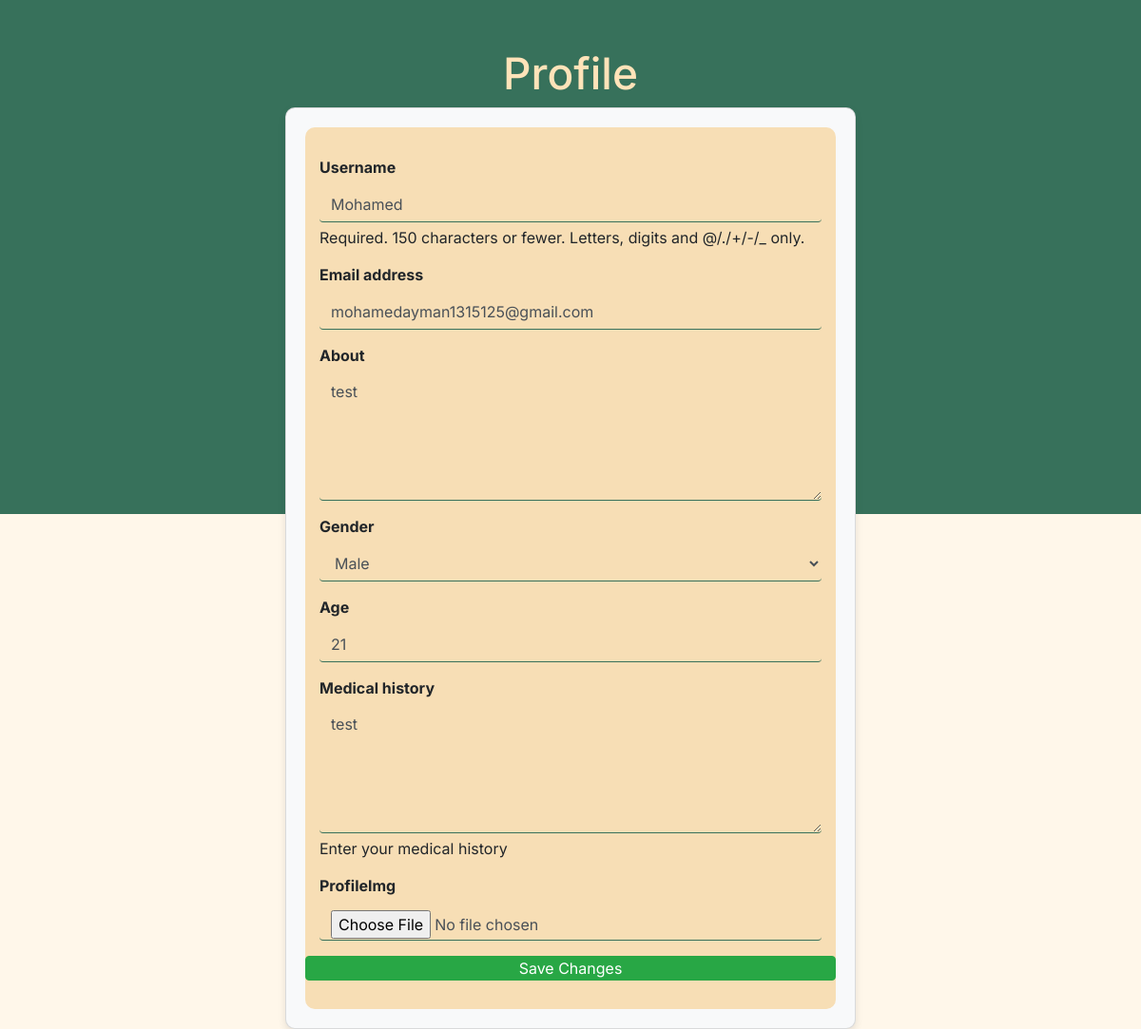
Page /accounts/edit-profile/ (signed in) on the earlier database version.
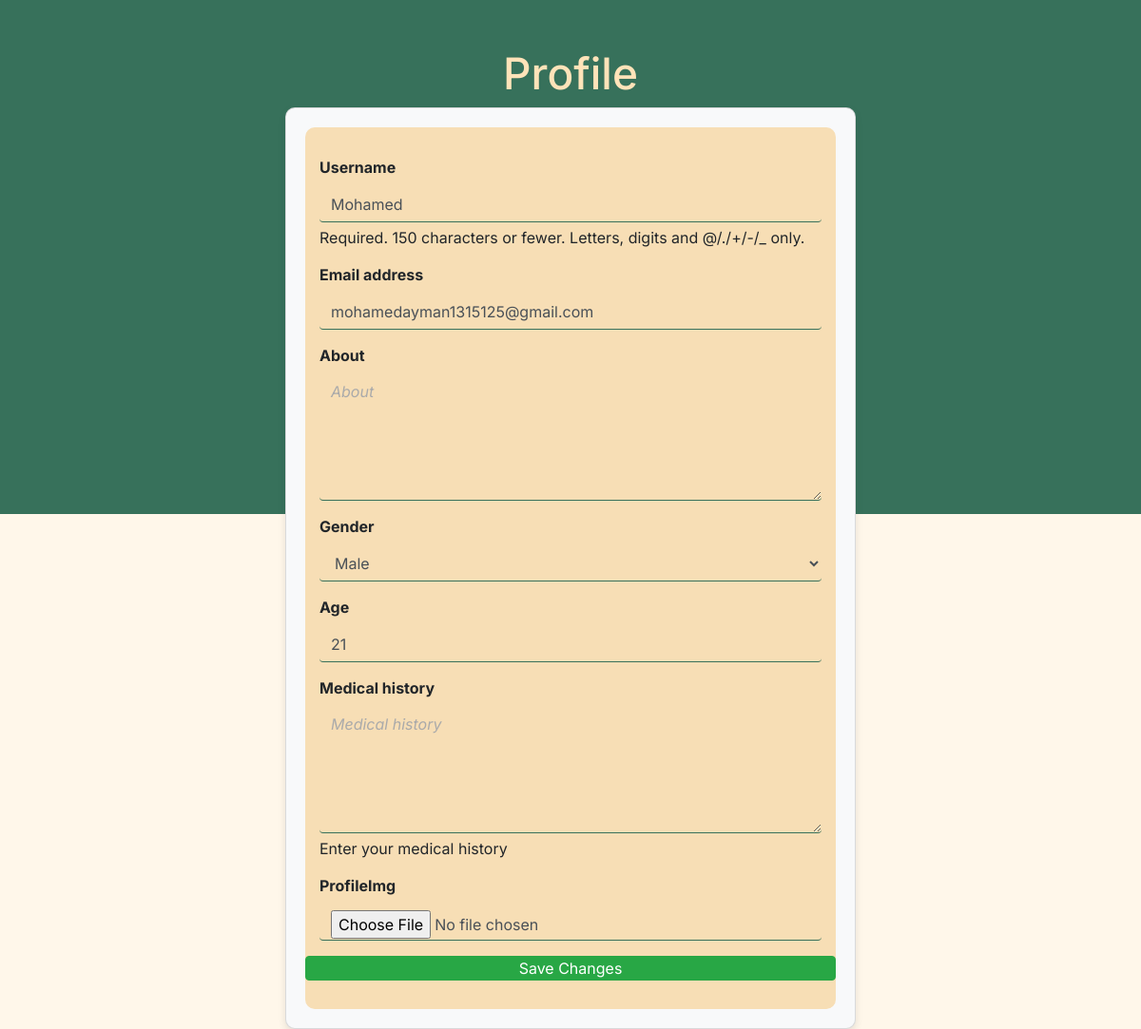
Same page on the later database version.
### accounts/models.py (models this page shows, shortened)
class Profile(models.Model):
    user = models.ForeignKey(User, on_delete=models.CASCADE, related_name='profile', db_index=True)
    about = models.TextField(null=True, blank=True, help_text='About User  will appear in  all products that published')
    gender_kind = {
        ('male', 'Male'),
        ('female', 'Female'),
        }
    gender = models.CharField(max_length=6, choices=gender_kind)
    medical_history = models.TextField(null=True, blank=True, help_text='Enter your medical history')
    age = models.CharField(max_length=30, null=True, blank=True)
    ProfileImg = models.ImageField(upload_to=GetImageUploadTo, null=True, blank=True)

### accounts/views.py (the view, shortened to what this page needs)
# urls.py: path('edit-profile/', ProfileUpdateView.as_view(), name='edit-profile')
class ProfileUpdateView(UpdateView):
    template_name = "registration/edit_profile.html"
    form_class = ProfileForm
    success_url = '../profile/'
    def get_object(self):
        obj = Profile.objects.get(user=self.request.user)
        return obj
    def get_context_data(self, **kwargs):
        context = super().get_context_data(**kwargs)
        context['user_form'] = UserForm(instance=self.request.user)  # بيانات المستخدم المحدّثة
        context['profile_form'] = self.form_class(instance=self.get_object())  # بيانات الملف الشخصي المحدّثة
        return context

### accounts/forms.py
class ProfileForm(forms.ModelForm):
    class Meta:
        model = Profile
        fields = ['about', 'gender', 'age', 'medical_history','ProfileImg']

class UserForm(forms.ModelForm):
    class Meta:
        model = User
        fields = ['username', 'email']

### accounts/templates/registration/edit_profile.html (shortened to what this page needs)
{% load django_bootstrap5 %}
{% load static %}
<!DOCTYPE html>
<html lang="en">
<head>
  <link href="https://maxcdn.bootstrapcdn.com/bootstrap/4.5.2/css/bootstrap.min.css" rel="stylesheet">
  <link rel="stylesheet" href="{% static 'css/edit_profile.css' %}">
</head>
<body>
  <div class="container">
    <header>
      <div><h2 class="text-center">Profile</h2></div>
    </header>
    <div class="row justify-content-center">
      <div class="col-md-8">
        <div class="card">
          <div class="row no-gutters" id="formContainer">
            <div class="col-md-12 login-section" id="profileSection">
              <form method="post" enctype="multipart/form-data">
                <div class="form-group">
                  <label for="id_username">Username</label>
                  <input type="text" name="username" value="{{ user_form.username.value }}" maxlength="150" class="form-control" placeholder="Username" required aria-describedby="id_username_helptext" id="id_username">
                  <div class="form-text">Required. 150 characters or fewer. Letters, digits and @/./+/-/_ only.</div>
                </div>
                <div class="form-group">
                  <label for="id_email">Email address</label>
                    <input type="email" name="email" value="{{ user_form.email.value }}" maxlength="254" class="form-control" placeholder="Email address" id="id_email">
                  </div>
                  <div class="form-group">
                    <label for="id_about">About</label>
                    <textarea name="about" cols="40" rows="5" class="form-control" placeholder="About" aria-describedby="id_about_helptext" id="id_about">{{ profile_form.about.value }}</textarea>
                  </div>
                <div class="form-group">
                  <label for="id_gender">Gender</label>
                  <select name="gender" class="form-control" required id="id_gender">
                  <option value="male" {% if profile_form.gender.value == "male" %}selected{% endif %}>Male</option>
                  </select>
                </div>
                <div class="form-group">
                  <label for="id_age">Age</label>
                  <input type="text" name="age" value="{{ profile_form.age.value }}" maxlength="30" class="form-control" placeholder="Age" id="id_age">
                </div>
                <div class="form-group">
                  <label for="id_medical_history">Medical history</label>
                  <textarea name="medical_history" cols="40" rows="5" class="form-control" placeholder="Medical history" aria-describedby="id_medical_history_helptext" id="id_medical_history">{{ profile_form.medical_history.value }}</textarea>
                  <div class="form-text">Enter your medical history</div>
                </div>
                <div class="form-group">
                  <label for="id_ProfileImg">ProfileImg</label>
                  <input type="file" name="ProfileImg" accept="image/*" class="form-control" id="id_ProfileImg">
                </div>
                <button class="btn btn-success w-100" type="submit">Save Changes</button>
              </form>
            </div>
          </div>
        </div>
      </div>
    </div>
  </div>
</body>
</html>

Differences in the rows shown:
changed Profile "Male": about "test" → (not shown); medical_history "test" → (not shown)
